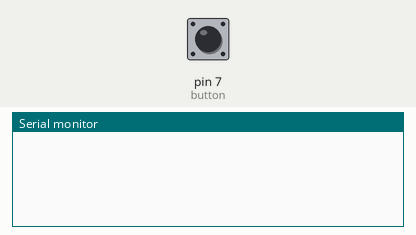
A sketch run on a simulated Arduino Uno, built with avr-gcc and run on an emulated ATmega328P. Parts: the last lines printed to the serial monitor. The inputs (shaded band) are chosen by the test bench; at power-on: pin 7 (button) HIGH.

Above: at 1.2 s.
1.3 s: pin 7 (button) pulled LOW for 0.25 s
At 2.6 s:
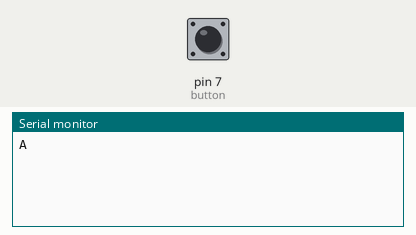
3.0 s: pin 7 (button) pulled LOW for 1 s
At 4.6 s:
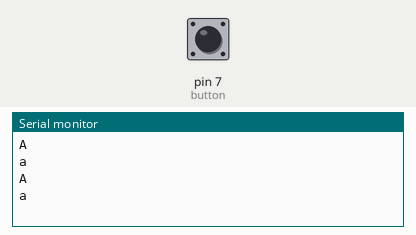

The sketch:

controller.ino
```cpp
#define button 7

int value = 0;

void setup() {
    // put your setup code here, to run once:
    Serial.begin(38400);
    pinMode(button, INPUT_PULLUP);
}

void loop() {
    // put your main code here, to run repeatedly:
    int val = digitalRead(button); // read pin 7

    if (val == 0 && value == 0) {
        Serial.println("A");
        value = 1;
        delay(200);
    }
    else if (val == 0 && value == 1) {
        Serial.println("a");
        value = 0;
        delay(200);
    }

    delay(200);
}
```

Measured:
- after the input at 1.3 s, the serial monitor: prints a new line after 0.10 s (image 1)
- after the input at 3.0 s, the serial monitor: prints a new line at once (image 2)
